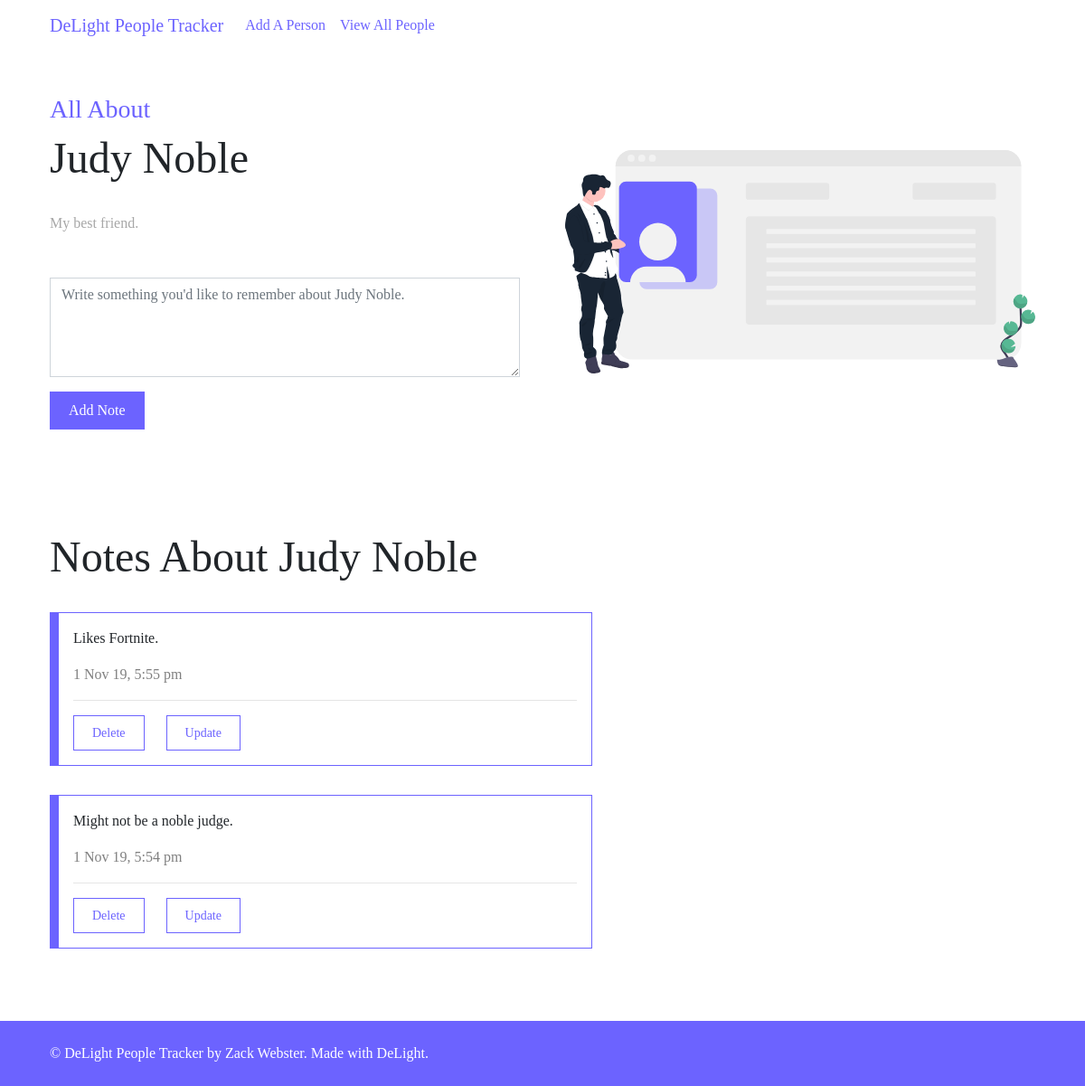
The page /person.php?id=7 on the database its author committed.
### tables this page shows
CREATE TABLE `people` (
  `id` int(11) NOT NULL,
  `name` varchar(255) NOT NULL,
  `intro` varchar(255) DEFAULT NULL
);

CREATE TABLE `notes` (
  `id` int(11) NOT NULL,
  `person_id` int(11) NOT NULL,
  `content` varchar(255) NOT NULL,
  `time` timestamp NOT NULL DEFAULT CURRENT_TIMESTAMP
);

### d-core/DB.class.php (called while the page is built, shortened)
<?php
class DB
{
    protected static $instance = null;
    public static function instance()
    {
        if (self::$instance === null) {
            $options  = array(
                PDO::ATTR_ERRMODE            => PDO::ERRMODE_EXCEPTION,
                PDO::ATTR_DEFAULT_FETCH_MODE => PDO::FETCH_ASSOC,
                PDO::ATTR_EMULATE_PREPARES   => FALSE,
            );
            $dsn = 'mysql:host=' . DB_HOST . ';dbname=' . DB_NAME . ';charset=' . DB_CHAR;
            self::$instance = new PDO($dsn, DB_USER, DB_PASS, $options);
        }
        return self::$instance;
    }
    public static function run($sql, $args = [])
    {
        $statement = self::instance()->prepare($sql);
        $statement->execute($args);
        return $statement;
    }
}

### d-core/db.php (called while the page is built, shortened)
<?php
function fetch($query, $args = [])
{
    return DB::run($query, $args)->fetch();
}
function fetchAll($query, $args = [])
{
    return DB::run($query, $args)->fetchAll();
}
function fetchColumn($query, $args = [])
{
    return DB::run($query, $args)->fetchColumn();
}

### person.php (the view, shortened to what this page needs)
<?php
$id = _get('id');
$person = fetchPerson($id);
?>
<section>
    <div class="container">
        <div data-aos="fade-up" class="row flex-column-reverse flex-md-row">
            <div class="col-md-6 d-flex align-items-center mb-3">
                <div class="w-100">
                    <h3 class="text-primary">All About</h3>
                    <h2><?= $person['name'] ?></h2>
                    <p class="grey mb-5">
                        <?= $person['intro'] ?>
                    </p>
                    <form method="post" action="d-processors/add-note.php">
                        <div class="form-group">
                            <textarea class="form-control" name="note" rows="4" placeholder="Write something you'd like to remember about <?= $person['name'] ?>."></textarea>
                        </div>
                        <button name="submit" type="submit" class="btn btn-primary">Add Note</button>
                    </form>
                </div>
            </div>
            <div data-aos="fade-left" class="col-md-6 d-flex align-items-center mb-3">
                <img class="img-fluid" src="assets/images/4.svg">
            </div>
        </div>
    </div>
</section>
<section>
    <div class="container">
        <?php
        $notes_count = fetchColumn('select count(*) from notes where person_id = ?', [$person['id']]);
        if ($notes_count === 0) {
            echo '<h3 class="text-center text-black-50">There are no notes yet about ' . htmlentities($person['name']) . '</h3>';
        } else {
            $notes = fetchAll('select * from notes where person_id = ? order by id DESC', [$person['id']]);
            ?>
            <h2>Notes About <?= htmlentities($person['name']) ?></h2>
            <?php
                foreach ($notes as $note) {
                    putNote($note, true);
                }
                ?>
        <?php
        }
        ?>
    </div>
</section>

### d-custom/extra.php (shortened to what this page needs)
<?php
function fetchPerson($id)
{
    return fetch('select * from people where id=?', [$id]);
}
function formatTime($timeString)
{
    return date('j M y, g:i a', strtotime($timeString));
}
function putNote($note, $buttons = false)
{
    ?>
    <div class="note">
        <p><?= $note['content'] ?></p>
        <span class="text-black-50"><?= formatTime($note['time']) ?></span>
        <?php
            if ($buttons) {
                ?>
            <hr />
            <form method="post" class="form-inline" action="d-processors/delete-note.php">
                <button type="submit" class="btn btn-outline-primary btn-sm mr-4">Delete</button>
                <a class="btn btn-outline-primary btn-sm" href="update-note.php?id=<?= $note['id'] ?>">Update</a>
            </form>
        <?php
            }
            ?>
    </div>
<?php
}

### assets/css/sticky-footer.css (style rules this page uses)
html, body { height: 100%; }

### assets/css/custom.css (style rules this page uses)
section { min-height: 30vh; display: flex; align-items: center; padding: 3rem 0; }
h2 { margin-bottom: 2rem; }
p.grey { color: #a7a7a7; }
form { width: 100%; }
.btn { padding: 8px 20px; }
.note { max-width: 600px; border: 1px solid #6c63ff; border-left: 10px solid #6c63ff; padding: 1rem; margin-bottom: 2rem; }

### rows shown on the page
people: name "Judy Noble", intro "My best friend.", note "Write something you'd like to remember about Judy Noble."
notes: content "Likes Fortnite.", time "1 Nov 19, 5:55 pm"
notes: content "Might not be a noble judge.", time "1 Nov 19, 5:54 pm"

### other values the page prints
$title "DeLight People Tracker"
APP_NAME "DeLight People Tracker"
